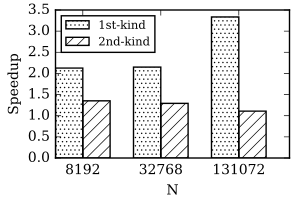

The Python source for this figure:
# coding: utf-8

import sys
import numpy
from matplotlib import pyplot, rcParams
from matplotlib.backends.backend_pdf import FigureCanvasPdf

rcParams['font.family'] = 'serif'
rcParams['font.size'] = '10'

result = open(sys.argv[1])
lines = result.readlines()

for i,line in enumerate(lines):
    if "LaplaceBEM speedup test - 1st-kind" in line:
        break

for j,line in enumerate(lines):
	if "LaplaceBEM speedup test with an increasing p_intial" in line:
		break

# initialize a list of temporary parsing result
temp = []

for line in lines[i+1:j]:
    # remove string "s" (seconds) for parsing
    for elem in line.replace("s","").split():
        try:
            temp.append(float(elem))
        except ValueError:
            pass

# remove recursion number from the list
del temp[::4]

# make an average for each case
time = numpy.mean(numpy.array(temp).reshape(-1,3), axis=1)

print(time) # values in table

# calculate the speedups
speedup = time[::2] / time[1::2]
speedup_1st = speedup[:len(speedup)/2]
speedup_2nd = speedup[len(speedup)/2:]

print(speedup_1st, speedup_2nd) # values in table

# set up plot
ind = numpy.arange(len(speedup)/2)
width = 0.35

fig = pyplot.figure(figsize=(3,2), dpi=80)
ax = fig.add_subplot(111)

# get rid of the smallest case
speedup_1st = speedup_1st[1:]
speedup_2nd = speedup_2nd[1:]
ind	= ind[1:]

# plot log-log
bar1 = ax.bar(ind, speedup_1st, width, fill=False, edgecolor='k', hatch='..'*2, linewidth=1)
bar2 = ax.bar(ind+width, speedup_2nd, width, fill=False, edgecolor='k', hatch='/'*3, linewidth=1, alpha=1)

# axis labels
ax.set_ylabel('Speedup', fontsize=10)
ax.set_xlabel('N', fontsize=10)
ax.set_xticks(ind+width)
ax.set_xticklabels( ('8192','32768','131072') )
ax.legend( (bar1[0], bar2[0]), ('1st-kind', '2nd-kind'), loc='upper left', fontsize='small')
fig.subplots_adjust(left=0.185, bottom=0.21, right=0.965, top=0.95)
canvas = FigureCanvasPdf(fig)

# plot to pdf
canvas.print_figure('LaplaceSpeedupRelaxation.pdf',dpi=80)
